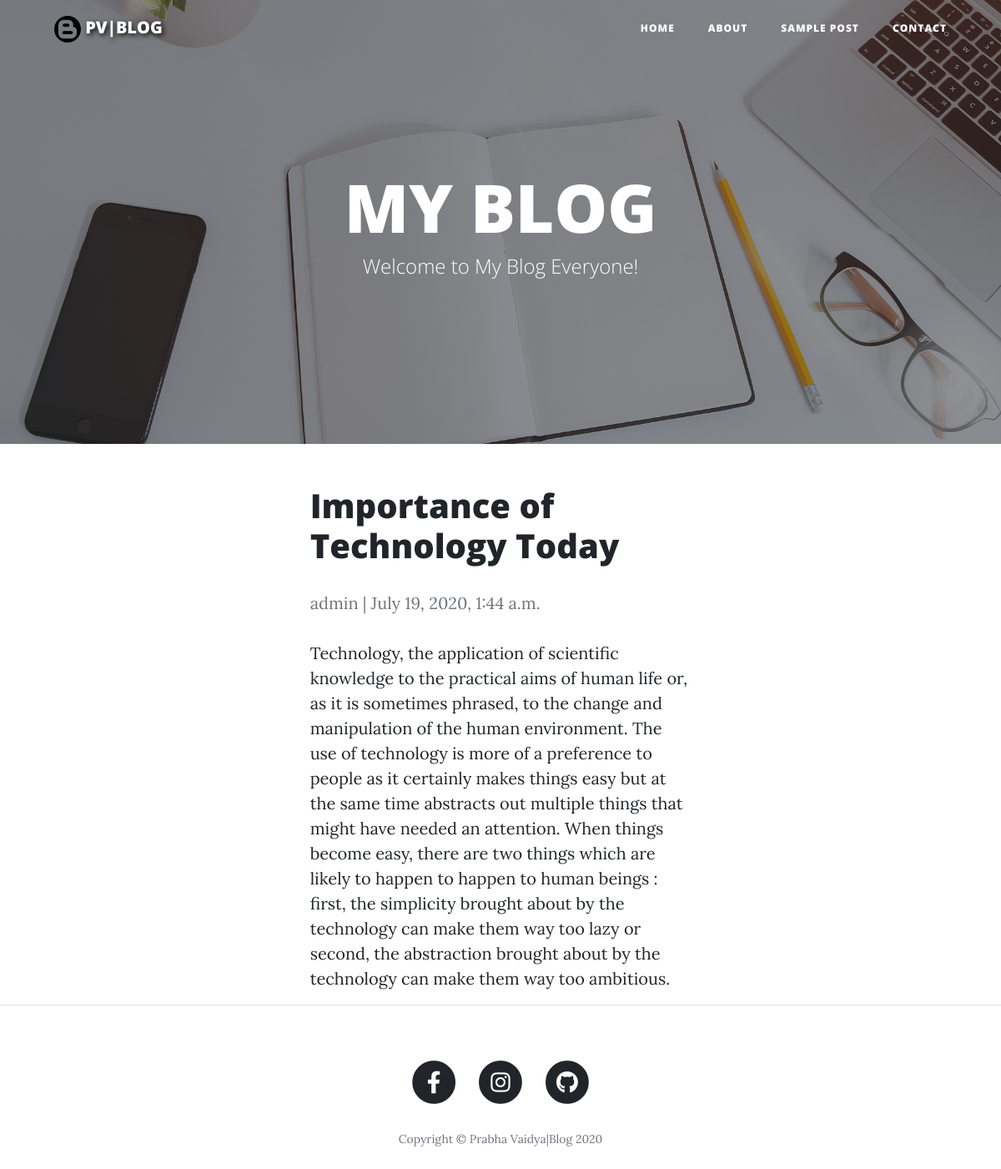
Page /importance-of-technology-today/ on the committed database.
### blog/models.py (models this page shows, shortened)
class Post(models.Model):
    title = models.CharField(max_length=200, unique=True)
    slug = models.SlugField(max_length=200, unique=True)
    author = models.ForeignKey(User, on_delete= models.CASCADE,related_name='blog_post')
    updated_on = models.DateTimeField(auto_now= True)
    content = models.TextField()
    created_on = models.DateTimeField(auto_now_add=True)
    status = models.IntegerField(choices=STATUS, default=0)
    class Meta:
        ordering = ['-created_on']
    class Meta:
        db_table = "blog_post"

### blog/views.py (the view)
# urls.py: path('<slug:slug>/', views.PostDetail.as_view(), name='post_detail'),
class PostDetail(generic.DetailView):
    model = Post
    template_name = 'post_detail.html'

### blog/templates/post_detail.html
{% extends 'base.html' %}
{% block content %}
<div class="col-lg-8 col-md-10 mx-auto">
    <h1>{% block title %} {{ object.title }} {% endblock title %}</h1>
    <p class=" text-muted">{{ post.author }} | {{ post.created_on }}</p>
    <p class="card-text ">{{ object.content | safe }}</p>
</div>
{% endblock %}

### rows in the picture
Post: title "Importance of Technology Today", author "admin", created_on "July 19, 2020, 1:44 a.m.", content "Technology, the application of scientific knowledge to the practical aims of human life or, as it is sometimes phrased, to the change and manipulation of the human environment. The use of technology is more of a preference to people as it certainly makes things easy but at the same time abstracts out multiple things that might have needed an attention. When things become easy, there are two things which are likely to happen to happen to human beings : first, the simplicity brought about by the technology can make them way too lazy or second, the abstraction brought about by the technology can make them way too ambitious."
